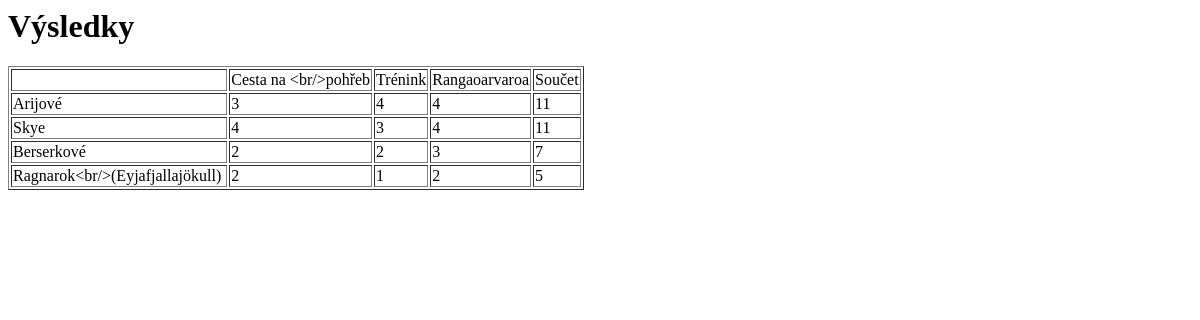
Before: /score-edit with the older database file.
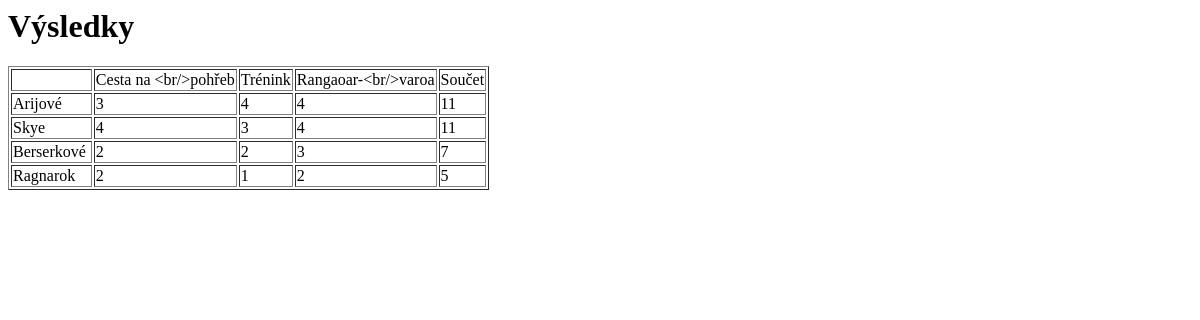
After: the same page with the newer database file.
### tables this page shows
CREATE TABLE competitions
(
    id INTEGER PRIMARY KEY AUTOINCREMENT NOT NULL,
    name TEXT,
    sort INT
);

CREATE TABLE "teams"
(
    id INTEGER PRIMARY KEY AUTOINCREMENT NOT NULL,
    name TEXT
);

### server.py (the view)
@app.route("/score-edit")
def score_edit():
    logic = lc.Logic()
    return render_template("score_edit.html", data=logic.get_table_editable())

### logic.py (called while the page is built)
    def get_db(self):
        db = sqlite3.connect(config.db_path)
        c = db.cursor()
        return db, c

    def points_to_str(self, points):
        if points == int(points):
            return f"{points:.0f}"
        return f"{points:.1f}".replace(".", ",")

### templates/score_edit.html
<div class="chalk-text">
    <h1>Výsledky</h1>
</div>
<table class="chalk-table" border="1" id="table_edit">
    <thead>
    <tr>
        {% for c in data["header"] %}
            <td id="{{ c["id"] }}"> {{ c["value"] }}</td>
        {% endfor %}
    </tr>
    </thead>
    <tbody>
    {% for line in data["scores"] %}
        <tr>
            {% for c in line %}
                <td id="{{ c['id'] }}">
                    {{ c['value'] }}&nbsp;
                </td>
            {% endfor %}
        </tr>
    {% endfor %}
    </tbody>
</table>

Changed rows visible on the page:
changed competitions: value "Rangaoarvaroa" → "Rangaoar-<br/>varoa"
changed teams: value "Ragnarok<br/>(Eyjafjallajökull)" → "Ragnarok"
